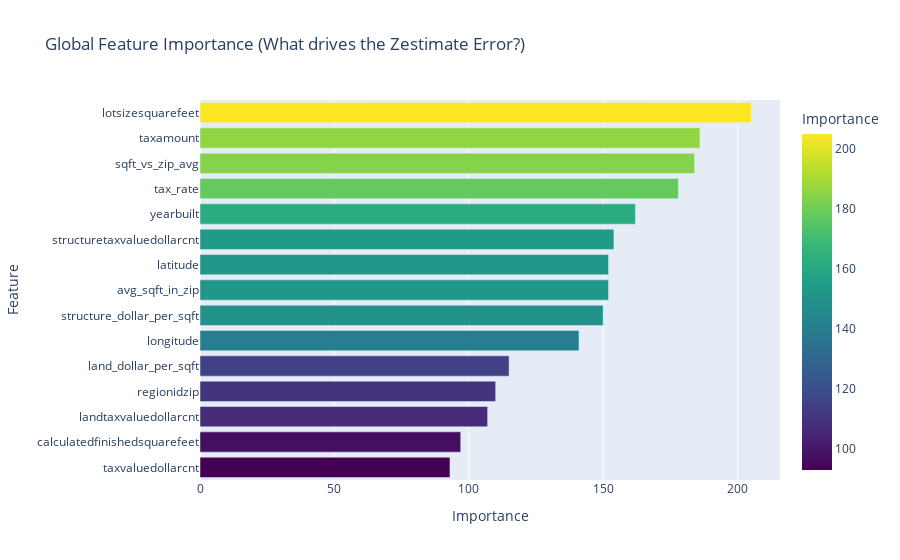

Notebook cell for this chart:
### Code cell
import pandas as pd
import plotly.express as px
import matplotlib.pyplot as plt

# ==========================================
# 9. EXPLAINABILITY (Opening the Black Box)
# ==========================================

# We extract the first model from our stack (LightGBM)
# Access path: Stack -> Estimators_ (list) -> LightGBM -> feature_importances_
lgbm_model = stack.estimators_[0] 

# Create a DataFrame of Feature Importances
feature_imp = pd.DataFrame({
    'Feature': X_train.columns,
    'Importance': lgbm_model.feature_importances_
})

# Sort by Importance
feature_imp = feature_imp.sort_values(by='Importance', ascending=False).head(15)

# Plot
fig = px.bar(feature_imp, x='Importance', y='Feature', orientation='h',
             title='Global Feature Importance (What drives the Zestimate Error?)',
             color='Importance', color_continuous_scale='Viridis')

# Invert y-axis so top feature is at the top
fig.update_layout(yaxis=dict(autorange="reversed"))
fig.show()

print("Top 3 Drivers of Valuation Error:")
print(feature_imp.head(3)['Feature'].values)

### Figure 1 — Plotly figure (JSON) as saved in the notebook; plotly's stock layout.template omitted (floating-point values rounded to 4 significant figures)
{"data": [{"hovertemplate": "Importance=%{marker.color}<br>Feature=%{y}<extra></extra>", "legendgroup": "", "marker": {"color": [205, 186, 184, 178, 162, 154, 152, 152, 150, 141, 115, 110, 107, 97, 93], "coloraxis": "coloraxis", "pattern": {"shape": ""}}, "name": "", "orientation": "h", "showlegend": false, "textposition": "auto", "type": "bar", "x": [205, 186, 184, 178, 162, 154, 152, 152, 150, 141, 115, 110, 107, 97, 93], "xaxis": "x", "y": ["lotsizesquarefeet", "taxamount", "sqft_vs_zip_avg", "tax_rate", "yearbuilt", "structuretaxvaluedollarcnt", "latitude", "avg_sqft_in_zip", "structure_dollar_per_sqft", "longitude", "land_dollar_per_sqft", "regionidzip", "landtaxvaluedollarcnt", "calculatedfinishedsquarefeet", "taxvaluedollarcnt"], "yaxis": "y"}], "layout": {"barmode": "relative", "coloraxis": {"colorbar": {"title": {"text": "Importance"}}, "colorscale": [[0, "#440154"], [0.1111, "#482878"], [0.2222, "#3e4989"], [0.3333, "#31688e"], [0.4444, "#26828e"], [0.5556, "#1f9e89"], [0.6667, "#35b779"], [0.7778, "#6ece58"], [0.8889, "#b5de2b"], [1, "#fde725"]]}, "legend": {"tracegroupgap": 0}, "title": {"text": "Global Feature Importance (What drives the Zestimate Error?)"}, "xaxis": {"anchor": "y", "domain": [0, 1], "title": {"text": "Importance"}}, "yaxis": {"anchor": "x", "autorange": "reversed", "domain": [0, 1], "title": {"text": "Feature"}}}}
